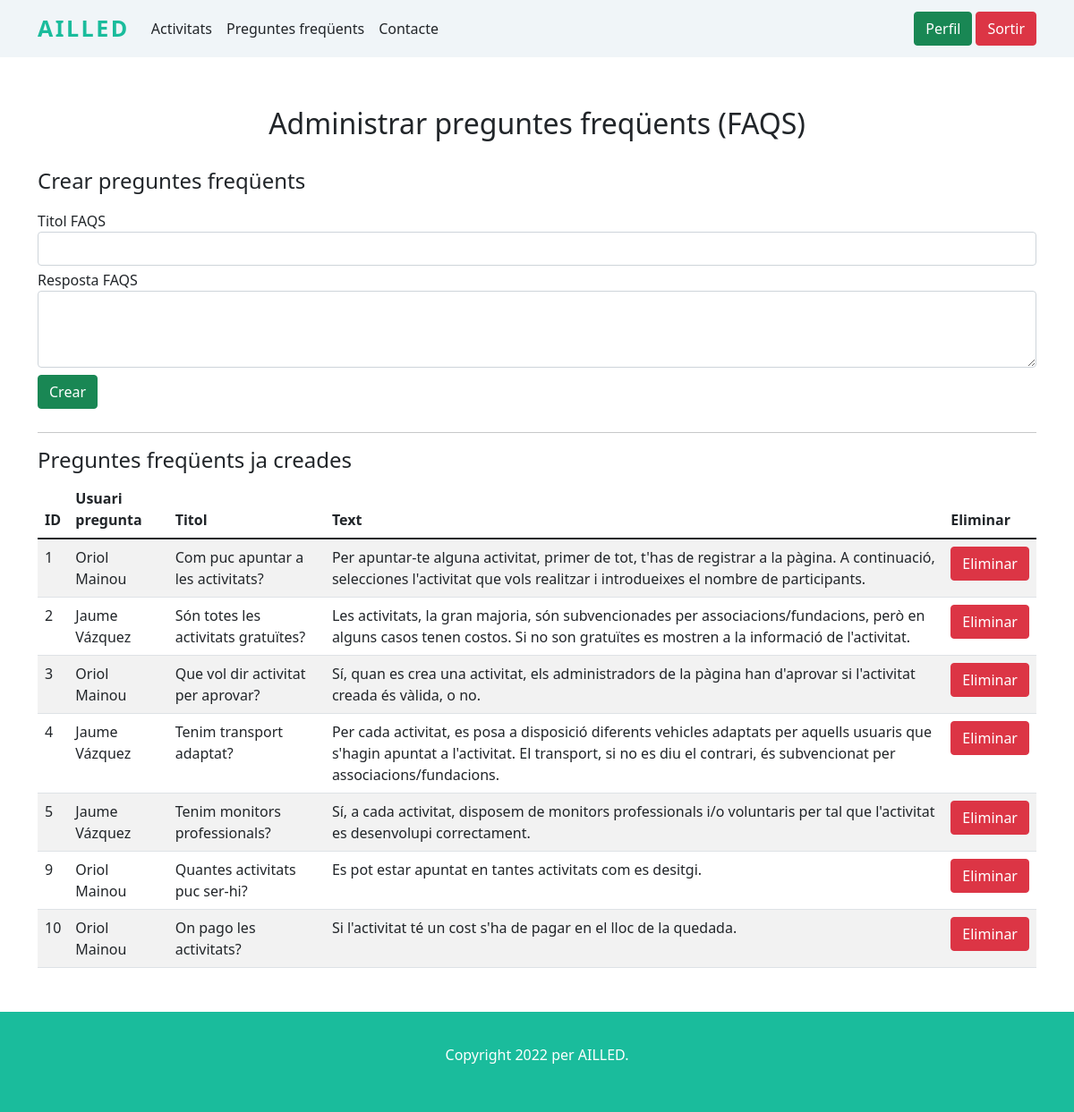
Page /Projecte3/admin_preguntes_frequents.php (signed in) on the committed database.
### tables this page shows
CREATE TABLE `faqs` (
  `id` int(11) NOT NULL,
  `id_usuari` int(11) NOT NULL,
  `titol` varchar(35) NOT NULL,
  `text` text NOT NULL
);

CREATE TABLE `usuari` (
  `id` int(11) NOT NULL,
  `nom` varchar(50) NOT NULL,
  `username` varchar(50) NOT NULL,
  `correu` varchar(50) NOT NULL,
  `contrasenya` text NOT NULL,
  `localitat` varchar(50) NOT NULL,
  `es_admin` int(11) NOT NULL
);

### Projecte3/admin_preguntes_frequents.php (the view, shortened to what this page needs)
<?php
    include "servidor/connexio.php";
?>
<!doctype html>
<html lang="es">
<head>
    <?php
        include "codi_repetit/head.php";
    ?>
</head>
<body>
    <nav class="navbar navbar-expand-lg navbar-light">
        <?php
        include "codi_repetit/navbar.php";
        ?>
    </nav>
    <?php
        if ($_SESSION['es_admin_usuari_sessio'] == 1) {
            ?>
                <main>
                    <div class="container">
                        <section>
                            <h2>Administrar preguntes freqüents (FAQS)</h2>
                            <h4>Crear preguntes freqüents</h4>
                            <div style="padding: 10px 0">
                                <form action="admin_preguntes_frequents.php" method="post">
                                    <div class="form-group">
                                        <label for="titol">Titol FAQS</label>
                                        <input type="text" class="form-control" name="titol" id="titol" required maxlength="35">
                                    </div>
                                    <div class="form-group pt-1">
                                        <label for="text">Resposta FAQS</label>
                                        <textarea name="resposta" id="text" rows="3" class="form-control" required></textarea>
                                    </div>
                                    <div class="pt-2">
                                        <input type="submit" class="btn btn-success" name="enviar_faqs" value="Crear">
                                    </div>
                                </form>
                            </div>
                            <hr>
                            <h4>Preguntes freqüents ja creades</h4>
                            <div class="table-responsive">
                                <table class="table table-striped">
                                    <thead>
                                        <tr>
                                            <th scope="col">ID</th>
                                            <th scope="col">Usuari pregunta</th>
                                            <th scope="col">Titol</th>
                                            <th scope="col">Text</th>
                                            <th scope="col">Eliminar</th>
                                        </tr>
                                    </thead>
                                    <tbody>
                                        <?php
                                            $sql = "SELECT * FROM faqs";
                                            $result = $connexio->query($sql);
                                            if ($result->num_rows > 0) {
                                                while($row = $result->fetch_assoc()) {
                                                    echo "<tr>";
                                                        echo "<td>" . $row["id"] . "</td>";
                                                        echo "<td>";
                                                            $sql_usuari = "SELECT nom FROM usuari WHERE id=" . $row["id_usuari"];
                                                            $result_usuari = $connexio->query($sql_usuari);
                                                            if ($result_usuari->num_rows > 0) {
                                                                while($row_usuari = $result_usuari->fetch_assoc()) {
                                                                    echo $row_usuari["nom"];
                                                                }
                                                            }
                                                        echo "</td>";
                                                        echo "<td>" . $row["titol"] . "</td>";
                                                        echo "<td>" . $row["text"] . "</td>";
                                                        echo "<td>";
                                                            echo "<form action='admin_preguntes_frequents.php' method='post'>";
                                                                echo "<input type='submit' name='eliminar_faqs' value='Eliminar' class='btn btn-danger'>";
                                                            echo "</form>";
                                                        echo "</td>";
                                                    echo "</tr>";
                                                }
                                            } else {
                                                echo "<tr>";
                                                    echo "<td colspan='5'>Cap resultat</td>";
                                                echo "</tr>";
                                            }
                                        ?>
                                    </tbody>
                                </table>
                            </div>
                        </section>
                    </div>
                </main>
            <?php
        } else {
            header("LOCATION: index.php");
        }
    ?>
    <footer>
        <?php
            include "codi_repetit/footer.php";
        ?>
    </footer>
</body>
</html>

### Projecte3/css/estils.css (style rules this page uses)
nav { background-color: #F0F5F8; }
main div.container section, footer div#peupagina { padding: 3% 0; }
main div.container section h2 { text-align: center; padding: 2% 0; }
footer { background-color: #1ABC9C; }

### rows in the picture
faqs: id "1", titol "Com puc apuntar a les activitats?", text "Per apuntar-te alguna activitat, primer de tot, t'has de registrar a la pàgina. A continuació, selecciones l'activitat que vols realitzar i introdueixes el nombre de participants."
usuari: nom "Oriol Mainou"
faqs: id "2", titol "Són totes les activitats gratuïtes?", text "Les activitats, la gran majoria, són subvencionades per associacions/fundacions, però en alguns casos tenen costos. Si no son gratuïtes es mostren a la informació de l'activitat."
usuari: nom "Jaume Vázquez"
faqs: id "3", titol "Que vol dir activitat per aprovar?", text "Sí, quan es crea una activitat, els administradors de la pàgina han d'aprovar si l'activitat creada és vàlida, o no."
faqs: id "4", titol "Tenim transport adaptat?", text "Per cada activitat, es posa a disposició diferents vehicles adaptats per aquells usuaris que s'hagin apuntat a l'activitat. El transport, si no es diu el contrari, és subvencionat per associacions/fundacions."
faqs: id "5", titol "Tenim monitors professionals?", text "Sí, a cada activitat, disposem de monitors professionals i/o voluntaris per tal que l'activitat es desenvolupi correctament."
faqs: id "9", titol "Quantes activitats puc ser-hi?", text "Es pot estar apuntat en tantes activitats com es desitgi."
faqs: id "10", titol "On pago les activitats?", text "Si l'activitat té un cost s'ha de pagar en el lloc de la quedada."
